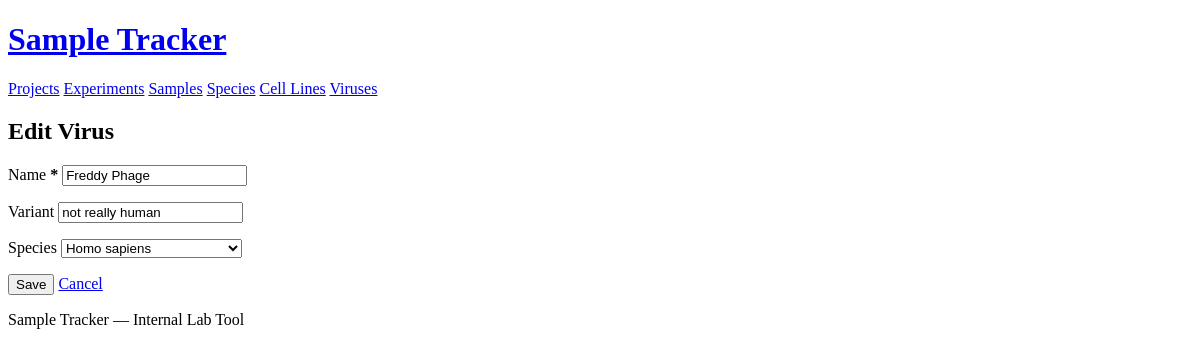
Page /viruses/1/edit on the committed database.
### models.py (models this page shows)
class Virus(db.Model):
    __tablename__ = "virus"
    id = db.Column(db.Integer, primary_key=True, autoincrement=True)
    name = db.Column(db.Text, nullable=False)
    species_id = db.Column(db.Integer, db.ForeignKey("species.id"))
    variant = db.Column(db.Text)
    species = db.relationship("Species", backref="viruses")

### app.py (the view, shortened to what this page needs)
@app.route("/viruses/<int:id>/edit", methods=["GET", "POST"])
def virus_edit(id):
    virus = db.get_or_404(Virus, id)
    form = VirusForm(obj=virus)
    form.species_id.choices = _species_choices()
    if not virus.species_id:
        form.species_id.data = 0
    return render_template("virus/form.html", form=form, virus=virus)

### forms.py
class VirusForm(FlaskForm):
    name = StringField("Name", validators=[DataRequired()])
    species_id = SelectField("Species", coerce=int, validators=[Optional()])
    variant = StringField("Variant", validators=[Optional()])

### app.py (called while the page is built)
def _species_choices():
    species = Species.query.order_by(Species.species_name).all()
    return [(0, "")] + [(s.id, s.species_name) for s in species]

### templates/virus/form.html (shortened to what this page needs)
{% extends "base.html" %}
{% from "_form_helpers.html" import render_field %}
{% block content %}
<h2>{{ 'Edit' if virus else 'New' }} Virus</h2>
<form method="post">
  <p>{{ render_field(form.name) }}</p>
  <p>{{ render_field(form.variant) }}</p>
  <p>{{ render_field(form.species_id) }}</p>
  <button type="submit">Save</button>
  <a href="{{ url_for('virus_list') }}">Cancel</a>
</form>
{% endblock %}

### templates/_form_helpers.html (shortened to what this page needs)
{% macro render_field(field) %}
<label for="{{ field.id }}">{{ field.label.text }}
  {% if field.flags.required %}<strong>*</strong>{% endif %}
</label>
{{ field(**kwargs) }}
{% endmacro %}

### rows in the picture
Virus: name "Freddy Phage", variant "not really human", species_id "Homo sapiens"

### other values in the picture
{{ 'Edit' if virus else 'New' }} "Edit"
{{ field.label.text }} "Name Variant Species"
